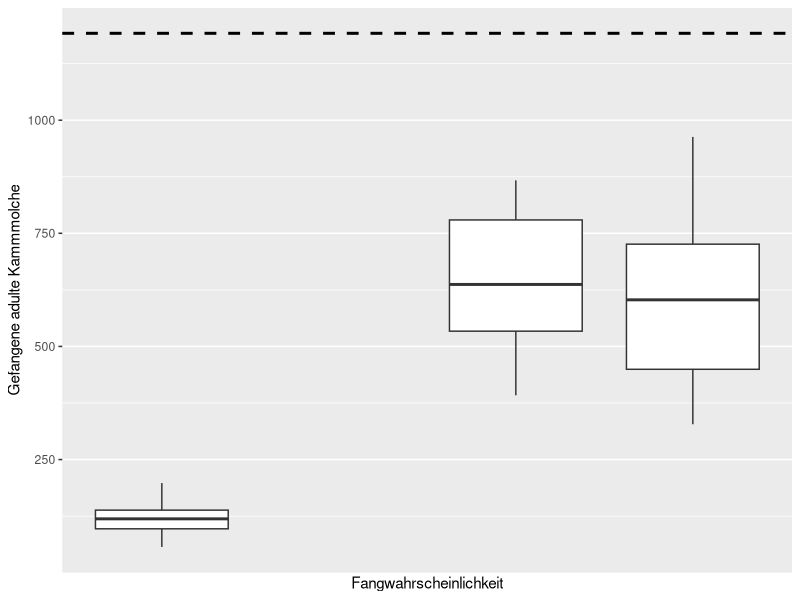
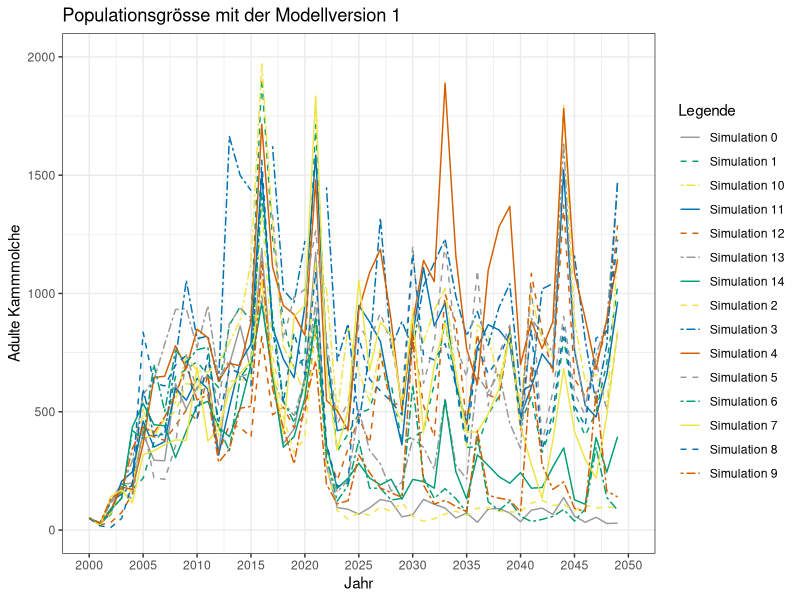
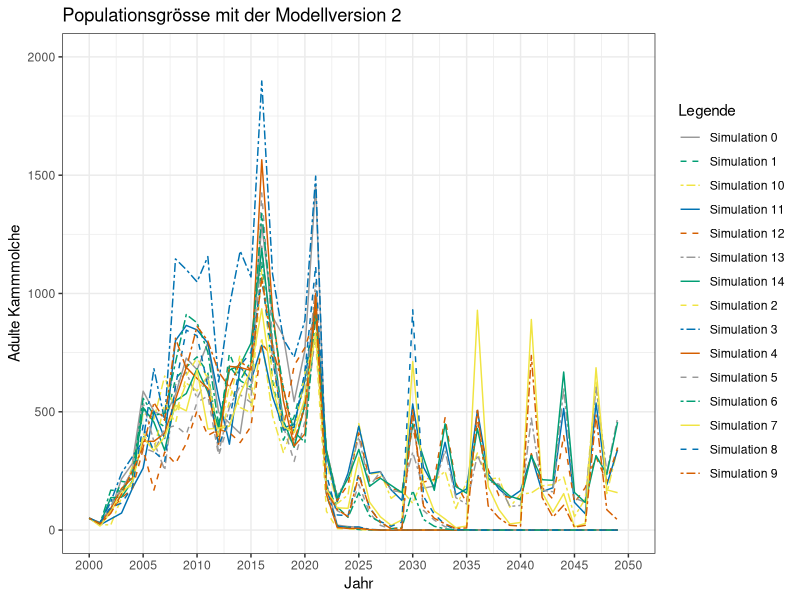
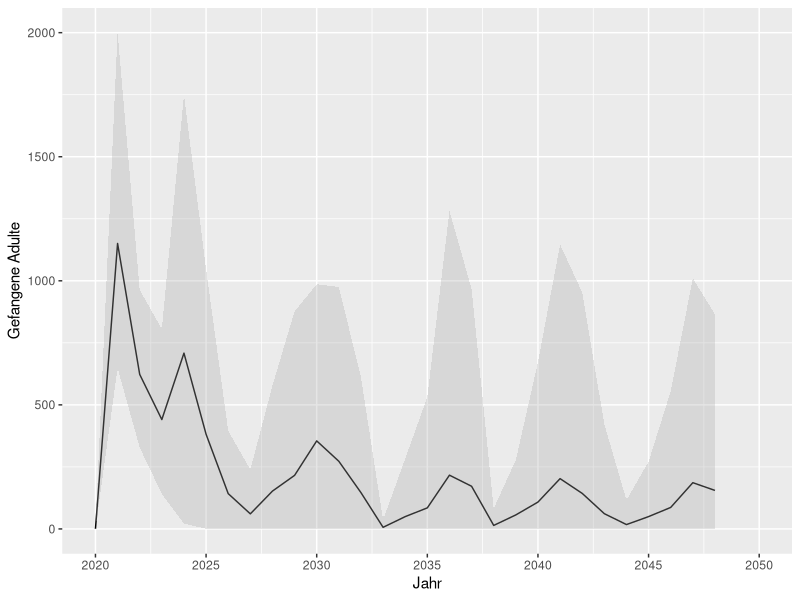
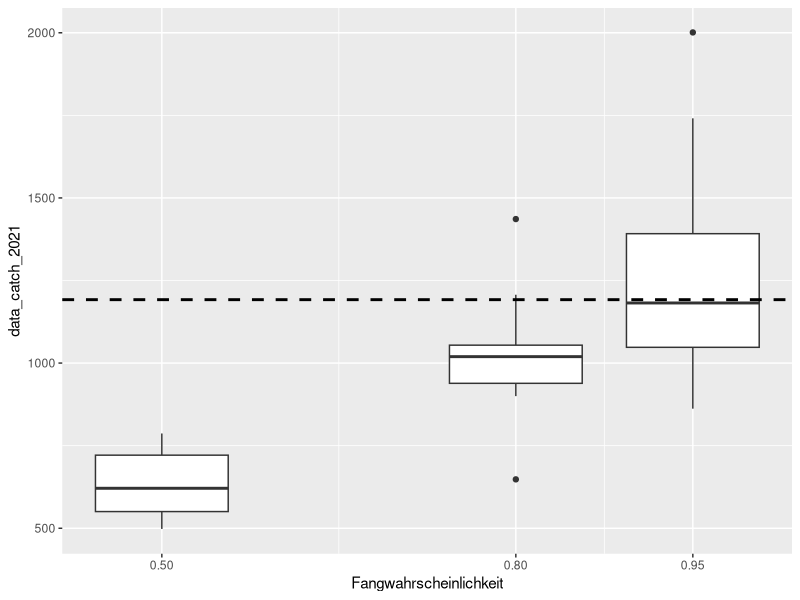

The R script that drew these images, in order:
library(tidyverse)

data_11_11 <- read.table("excel/resultate_11.11.csv",sep=',', fill=TRUE, header=TRUE, quote="\"")
data_13_11 <- read.table("excel/resultate_13.11.csv",sep=',', fill=TRUE, header=TRUE, quote="\"")

# str(data_13_11)

for (datum in 1:2){
  
  if (datum == 1) {
    data<-data_11_11
  } else {
    data <- data_13_11
  }
  
  pondList <- c()
  pondCount <- c()
  for ( pond in 1:nrow(data)){
    text <- data[pond,ncol(data)]
    if (nchar(text) <= 4) {pondList[pond] <- NA}
    else {pondList[pond] <- strsplit(substring(text,3,nchar(text)-2),",")}
    pondCount[pond] <- length(unlist(pondList[pond]))
  }
  
  pondList_summary <- levels(as.factor(unlist(pondList)))
  pondList_count <- c()
  for (pond in 1:length(pondList_summary)){
    pondList_count[pond] <- 0
    for (list in 1:length(pondList)) {
      if (pondList_summary[pond] %in% pondList[list][[1]]) {pondList_count[pond] <- pondList_count[pond]+1}
    }
  }
  pondList_Count <- round(pondList_count / 750,2)
  pondBesiedelt <- cbind(pondList_summary, pondList_Count)
  
  stand <- rep(datum,nrow(data))
  
  colnames(data) <- c("simulation", "currentDate","probCatch","egg", "larva", "juvenil", "adult", "adultSlipped", "adultNotSlipped",
                      "totCatched_adult", "totCatched_juv", "eggs_tot","larva_tot","juv_tot", "adult_tot", "migrantJuv_tot", "migrantAdult_tot","list")
  
  year <- as.integer(substring(data$currentDate,8,11))
  data$year <- year
  
  sim_levels <- levels(as.factor(data$simulation))
  
  data_catch_2021 <- c()
  data_catch_diff <- c()
  data_catch_prob <- c()
  data2021 <- data[data$currentDate=="date ('2022-01-01 00:00:00')",]
  data2022 <- data[data$currentDate=="date ('2023-01-01 00:00:00')",]
  temp_year <- c()
  temp_data <- c()
  temp_sim <- c()
  
  for (sl in 1:length(sim_levels)) {
    catch2021 <- data2021$totCatched_adult[data2021$simulation==sim_levels[sl]]
    catch2022 <- data2022$totCatched_adult[data2022$simulation==sim_levels[sl]]
    data_catch_2021[sl] <- catch2021;
    data_catch_diff[sl] <- catch2022 - catch2021
    data_catch_prob[sl] <- data2021$probCatch[data2021$simulation==sim_levels[sl]]
    temp_year <- append(temp_year,data$year[data$simulation==sim_levels[sl]])
    temp_data <- append(temp_data, data$adult[data$simulation==sim_levels[sl]])
    temp_sim <- append(temp_sim,rep(sim_levels[sl],length(data$year[data$simulation==sim_levels[sl]])))
  }
  
  df <- as.data.frame(cbind(data_catch_2021,data_catch_diff,data_catch_prob))
  assign(paste("data_catch",datum,sep="_") , df)
  df2 <- as.data.frame(cbind(data$year,data$probCatch,data$totCatched_adult))
  assign(paste("data_catch_year",datum,sep="_") , df2)
  sortierung <- (as.integer(substring(temp_sim,12))+1) * temp_year
  df3 <- as.data.frame(cbind(temp_year,temp_sim,temp_data,sortierung))[order(sortierung),]
  assign(paste("data_sim",datum,sep="_"),df3)
}

data_tot <- rbind(data_catch_1,data_catch_2)
data_tot <- data_tot[order(data_tot$data_catch_prob),]

data_tot_year <- rbind(data_catch_year_1,data_catch_year_2)
year_levels <- as.integer(levels(as.factor(data_tot_year[,1])))
catch_year_min <- c()
catch_year_max <- c()
catch_year_mean <- c()
for (i in 2:(length(year_levels))) {
  catched <- data_tot_year[data_tot_year[,1]==year_levels[i] & data_tot_year[,2]>0.7 , 3] - 
              data_tot_year[data_tot_year[,1]==year_levels[i-1] & data_tot_year[,2]>0.7 , 3]
  catch_year_min[i-1] <- min(catched)
  catch_year_max[i-1] <- max(catched)
  catch_year_mean[i-1] <- mean(catched)
}

year_levels <- year_levels[1:(length(year_levels)-1)]

data_tot_year_graph <- as.data.frame(cbind(year_levels,catch_year_min, catch_year_mean,catch_year_max))
levels_pc <- as.numeric(levels(as.factor(data_tot$data_catch_prob)))

graph_val <- ggplot(data_tot, aes(data_catch_prob,data_catch_diff,group=data_catch_prob)) + 
  geom_boxplot() + 
  geom_hline(yintercept=1192, linewidth=1, linetype=2) +
  scale_x_continuous(breaks=levels, name="Fangwahrscheinlichkeit") +
  scale_y_continuous(name="Gefangene adulte Kammmolche") 

graph_val2 <- ggplot(data_tot, aes(data_catch_prob,data_catch_2021,group=data_catch_prob)) + 
  geom_boxplot() + 
  geom_hline(yintercept=1192, linewidth=1, linetype=2) +
  scale_x_continuous(breaks=levels_pc, name="Fangwahrscheinlichkeit") 
  ggtitle("Modellierte Fänge im Jahr 2021")

graph_val_year <- ggplot(data_tot_year_graph[data_tot_year_graph$year>=2020,], aes(year_levels,catch_year_mean)) + 
  geom_line() + 
  geom_ribbon(aes(ymin=catch_year_min,ymax=catch_year_max), fill='darkgrey', alpha=0.3) +
  scale_x_continuous(name="Jahr", limits=c(2020,2050), breaks=seq(2020,2050,5)) +
  scale_y_continuous(name="Gefangene Adulte") 


data_sim_1[,1] <- as.integer(data_sim_1[,1])
data_sim_1[,3] <- as.integer(data_sim_1[,3])
data_sim_2[,1] <- as.integer(data_sim_2[,1])
data_sim_2[,3] <- as.integer(data_sim_2[,3])

graph_val_sim_1 <-  ggplot(data_sim_1,aes(temp_year,temp_data,group=temp_sim)) +
  geom_line(aes(linetype=temp_sim,color=temp_sim)) +
  scale_x_continuous(name="Jahr", limits=c(2000,2050), breaks=seq(2000,2050,5)) +
  scale_y_continuous(name="Adulte Kammmolche", limits=c(0,2000)) +
  scale_linetype_manual("Legende", values=rep(c("solid","dashed","twodash"),5)) +
  scale_color_manual("Legende", values=rep(c("#999999", "#009E73", "#F0E442", "#0072B2", "#D55E00"),3)) +
  theme(legend.position="right") + 
  theme_bw() +
  ggtitle("Populationsgrösse mit der Modellversion 1")
graph_val_sim_2 <-  ggplot(data_sim_2,aes(temp_year,temp_data,group=temp_sim)) +
  geom_line(aes(linetype=temp_sim,color=temp_sim)) +
  scale_x_continuous(name="Jahr", limits=c(2000,2050), breaks=seq(2000,2050,5)) +
  scale_y_continuous(name="Adulte Kammmolche", limits=c(0,2000)) +
  scale_linetype_manual("Legende",values=rep(c("solid","dashed","twodash"),5)) +
  scale_color_manual("Legende", values=rep(c("#999999", "#009E73", "#F0E442", "#0072B2", "#D55E00"),3)) +
  theme(legend.position="right") +
  theme_bw() +
  ggtitle("Populationsgrösse mit der Modellversion 2")
